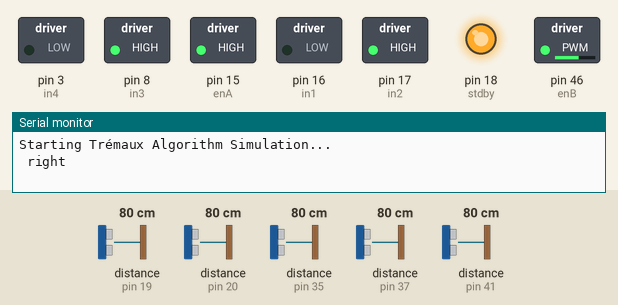
The sketch below on a simulated Arduino Mega 2560, built with avr-gcc and run on an emulated ATmega2560. On the bench: switched loads named in the sketch (green lamp = pin HIGH), output pins drawn as LEDs (lit = HIGH), the last lines printed to the serial monitor. Wiring (inferred from the names in the program): 5 × ultrasonic range finder: trigger pin 36, echo pin 35 / trigger pin 39, echo pin 19 / trigger pin 40, echo pin 37 / trigger pin 42, echo pin 41 / trigger pin 43, echo pin 20. Inputs (shaded band) come from the test bench; at power-on: distance to the obstacle (sensors on pin 19, pin 20, pin 35, pin 37, pin 41) 80 cm. The echo pulse lasts 58.3 µs per cm; pins used as bus, display or sensor lines are not drawn.

Above: at 0.05 s.
At 0.7 s:
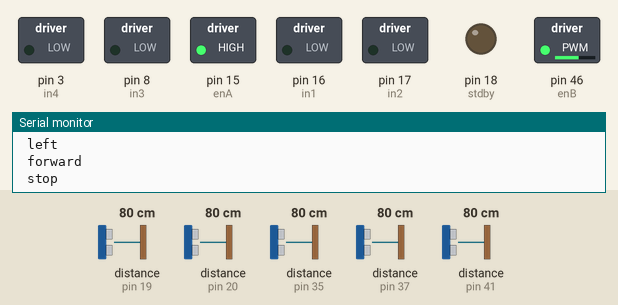
At 1.45 s:
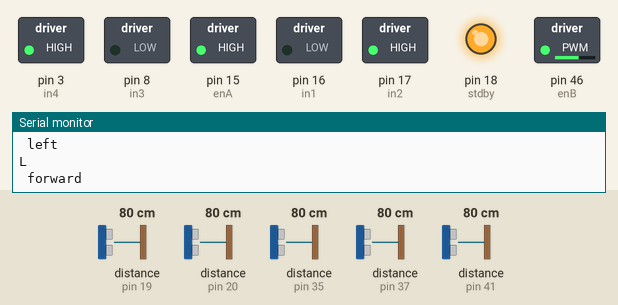
At 2.9 s:
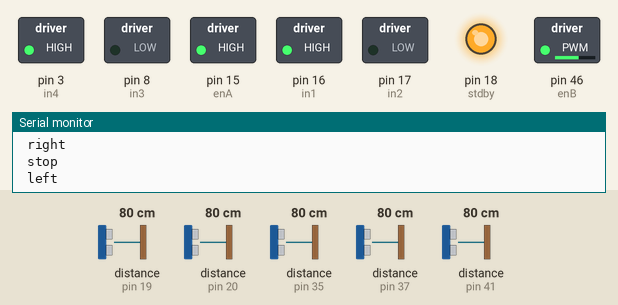
At 5.35 s:
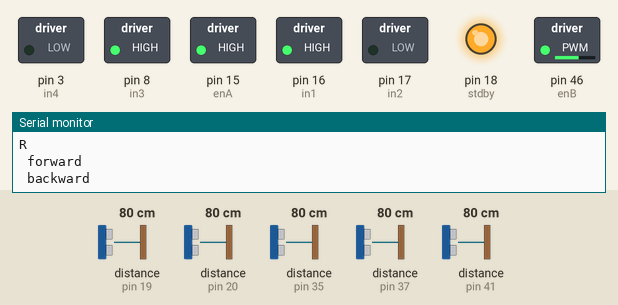
Timing chart, 0 to 6.3 s (numbered marks = the images above):
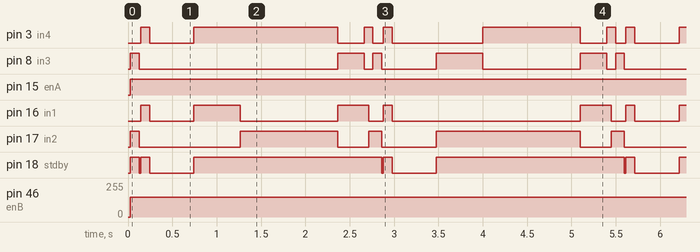

The sketch:

tremaux_5_wifi.ino
```cpp
#include "helpers_2.c"

// Pin definitions and robot configuration
const int in1 = 16, in2 = 17, in3 = 8, in4 = 3, enA = 15, enB = 46, stdby = 18;
const int trigPinLeft = 42, echoPinLeft = 41, trigPinCentre = 40, echoPinCentre = 37, trigPinRight = 36, echoPinRight = 35;
const int   trigPinLeftmid=39,echoPinLeftmid=19, trigPinRightmid=43,echoPinRightmid=20;
int speeda = 150, speedb = 150;
const int encoderA1 = 5,encoderA2 = 6,encoderB1 = 12,encoderB2 = 11;
long aposi = 0,bposi = 0;
float wheelCircumference = 13.8; // circumference = 2*pie*2.2 cm
float unitLength = 23;
int block = 374 * unitLength/wheelCircumference;
long previousTimeA = 0;
float ePreviousA = 0;
long previousTimeB = 0;
float ePreviousB = 0;
float kpa = 2.0;
float kda = 0.1;
float kpb = 2.0;
float kdb = 0.1;

bool backflag=false;
float lentotime= 1400/29.2;
int width = 12;
int length =14;
int forward_threshold = unitLength-length-(unitLength-length)/2;
bool wall_check[3]={false,false,false};
ManualMap maze = {};
uint8_t dir = 0;
int X = 0, Y = 0;
Position previ;

//void UpdateWalls(bool wall_check[]);
void updatePosition(uint8_t dir, char upd);
bool IsNumbered(uint8_t dir, char direction);
char getMove(uint8_t currentDir, uint8_t lastDir);
void moveToNextDir(uint8_t current_X, uint8_t current_Y, char move);
void step0();
void stop();
void forward();
void backward();
void left();
void right();

void setup() {
    Serial.begin(115200);
    pinMode(trigPinLeft, OUTPUT); pinMode(echoPinLeft, INPUT);
    pinMode(trigPinCentre, OUTPUT); pinMode(echoPinCentre, INPUT);
    pinMode(trigPinRight, OUTPUT); pinMode(echoPinRight, INPUT);
    pinMode(trigPinRightmid, OUTPUT); pinMode(echoPinRightmid, INPUT);
    pinMode(trigPinLeftmid, OUTPUT); pinMode(echoPinLeftmid, INPUT);
    pinMode(in1, OUTPUT); pinMode(in2, OUTPUT); pinMode(in3, OUTPUT); pinMode(in4, OUTPUT);
    pinMode(enA, OUTPUT); pinMode(enB, OUTPUT); pinMode(stdby, OUTPUT);
    Serial.println("Starting Trémaux Algorithm Simulation...");

  pinMode(encoderA1, INPUT); // Set pin mode for encoderA1 (encoder A)
  pinMode(encoderA2, INPUT); // Set pin mode for encoderA2 (encoder B)
  pinMode(encoderB1, INPUT); // Set pin mode for encoderA1 (encoder A)
  pinMode(encoderB2, INPUT); // Set pin mode for encoderA2 (encoder B)
  attachInterrupt(digitalPinToInterrupt(encoderA1), handleEncoderA, RISING);
  attachInterrupt(digitalPinToInterrupt(encoderB1), handleEncoderB, RISING);

    // Start serial communication
}
void handleEncoderA() {
  int a = digitalRead(encoderA2); // Read the state of encoderA2 (encoder B)
  if (a > 0) {
    aposi++; // Increment position if encoderA2 is HIGH
  } else {
    aposi--; // Decrement position if encoderA2 is LOW
  }
}
void handleEncoderB() {
  int b = digitalRead(encoderB2); // Read the state of encoderA2 (encoder B)
  if (b > 0) {
    bposi++; // Increment position if encoderA2 is HIGH
  } else {
    bposi--; // Decrement position if encoderA2 is LOW
  }
}
float pidControllerA(int e) {
  long currentTimeA = micros();
  float deltaTA = ((float)(currentTimeA - previousTimeA)) / 1.0e6;
  float eDerivativeA = (e - ePreviousA) / deltaTA;
  float u = (kpa * e) + (kda * eDerivativeA) ;
  previousTimeA = currentTimeA;
  ePreviousA = e;
  return u;
}
float pidControllerB(int e) {
  long currentTimeB = micros();
  float deltaTB = ((float)(currentTimeB - previousTimeB)) / 1.0e6;
  float eDerivativeB = (e - ePreviousB) / deltaTB;
  float u = (kpb * e) + (kdb * eDerivativeB) ;
  previousTimeB = currentTimeB;
  ePreviousB = e;
  return u;
}

void backward() {
  digitalWrite(stdby, HIGH);
  digitalWrite(in1, HIGH);
  digitalWrite(in2, LOW);
  digitalWrite(in3, HIGH);
  digitalWrite(in4, LOW);
  Serial.println(" backward");
  analogWrite(enA,speeda);
  analogWrite(enB,speedb);

}
void forward() {
  digitalWrite(stdby, HIGH);
  digitalWrite(in1, LOW);
  digitalWrite(in2, HIGH);
  digitalWrite(in3, LOW);
  digitalWrite(in4, HIGH);
  Serial.println(" forward");
  analogWrite(enA,speeda);
  analogWrite(enB,speedb);

}
void right() {
  digitalWrite(stdby, HIGH);
  digitalWrite(in1, LOW);
  digitalWrite(in2, HIGH);
  digitalWrite(in3, HIGH);
  digitalWrite(in4, LOW);
  Serial.println(" right");
  analogWrite(enA,speeda);
  analogWrite(enB,speedb);

}
void left() {
  digitalWrite(stdby, HIGH);
  digitalWrite(in1, HIGH);
  digitalWrite(in2, LOW);
  digitalWrite(in3, LOW);
  digitalWrite(in4, HIGH);
  Serial.println(" left");
  analogWrite(enA,speeda);
  analogWrite(enB,speedb);

}
void stop() {
  digitalWrite(in1, LOW);
  digitalWrite(in2, LOW);
  digitalWrite(in3, LOW);
  digitalWrite(in4, LOW);
  digitalWrite(stdby, LOW);
  Serial.println(" stop");
}

// void Left(int angle) {
//   digitalWrite(stdby, HIGH); // Enable the motor driver
//   int tolerance = 35;

//   float turningDistance = (PI * 9.4 * angle) / 360.0;
//   int rotationDistance = 374 * turningDistance / wheelCircumference ;
//   int atarget = aposi - rotationDistance; // Left wheel backward
//   int btarget = bposi + rotationDistance; // Right wheel forward
//   int aError = atarget - aposi;
//   int bError = btarget - bposi;
//   float aSpeed;
//   float bSpeed;

//   while (abs(aError) > tolerance || abs(bError) > tolerance) {
//     aSpeed = pidControllerA(aError);
//     bSpeed = pidControllerB(bError);
//     digitalWrite(in2, LOW);
//     digitalWrite(in1, HIGH);
//     analogWrite(enA, constrain((int)fabs(aSpeed), 0, 200));
//     digitalWrite(in4, HIGH);
//     digitalWrite(in3, LOW);
//     analogWrite(enB, constrain((int)fabs(bSpeed), 0, 200));
//     aError = atarget - aposi;
//     bError = btarget - bposi;
//   }
//   stop();
// }

// void Right(int angle) {
//   digitalWrite(stdby, HIGH); // Enable the motor driver
//   int tolerance = 35;
//   float turningDistance = (PI * 9.4 * angle) / 360.0;
//   int rotationDistance = 374 * turningDistance / wheelCircumference ;

//   int atarget = aposi + rotationDistance; // Left wheel forward
//   int btarget = bposi - rotationDistance; // Right wheel backward
//   int aError = atarget - aposi;
//   int bError = btarget - bposi;
//   float aSpeed;
//   float bSpeed;

//   while (abs(aError) > tolerance || abs(bError) > tolerance) {
//     aSpeed = pidControllerA(aError);
//     bSpeed = pidControllerB(bError);
//     digitalWrite(in2, HIGH);
//     digitalWrite(in1, LOW);
//     analogWrite(enA, constrain((int)fabs(aSpeed), 0, 200));
//     digitalWrite(in4, LOW);
//     digitalWrite(in3, HIGH);
//     analogWrite(enB, constrain((int)fabs(bSpeed), 0, 200));
//     aError = atarget - aposi;
//     bError = btarget - bposi;
//   }
//   stop();
// }

void step0() {
    if ((!wall_check[0] && !wall_check[1]) || (!wall_check[0] && !wall_check[2]) || (!wall_check[2] && !wall_check[1])) {
        uint8_t minVisits = UINT8_MAX;
        char bestMove = 'x';
        uint8_t chosen = 5;
        MazeWall *Cell;
        if(backflag){Cell =get_top(&maze);}
        else{Cell = get(&maze, make_pair(X, Y));}


        if (!wall_check[0]) {
            if (Cell) {
                uint8_t visits = Cell->travelled[(dir + 0) % 4];
                if (visits < minVisits) { minVisits = visits; bestMove = 'f'; chosen = 0; }
            } else { bestMove = 'f'; chosen = 0;}
        }
        if (!wall_check[1]) {
            if (Cell) {
                uint8_t visits = Cell->travelled[(dir + 1) % 4];
                if (visits < minVisits) { minVisits = visits; bestMove = 'r'; chosen = 1; }
            } else {bestMove = 'r'; chosen = 1;}
        }
        if (!wall_check[2]) {
            if (Cell) {
                uint8_t visits = Cell->travelled[(dir + 3) % 4];
                if (visits < minVisits) { minVisits = visits; bestMove = 'l'; chosen = 2; }
            } else { bestMove = 'l'; chosen = 2;}
        }


        Pair currentPos = make_pair(X, Y);
        if (!Cell) {
            MazeWall newCell = {0,0,0,0};
            insert(&maze, currentPos, newCell);
            Cell = get(&maze, currentPos);
        }

        // Update the cell's travelled direction
        if (chosen == 0) Cell->travelled[(dir + 0) % 4]++;
        else if (chosen == 1) Cell->travelled[(dir + 1) % 4]++;
        else if (chosen == 2) Cell->travelled[(dir + 3) % 4]++;
        Cell->travelled[(dir + 2) % 4]++;  // Increment opposite direction for backtracking
        if( (Cell->travelled[(dir + 0) % 4]>0) && (!wall_check[0]&&Cell->travelled[(dir + 0) % 4]>0)
             && (!wall_check[1]&&Cell->travelled[(dir + 1) % 4]>0) && ((!wall_check[2]&&Cell->travelled[(dir + 2) % 4]>0))){
                    delete_node(&maze,currentPos);
        }
        // Update position and direction
        moveToNextDir(bestMove);
        rotToNextDir(bestMove);

        // Set previous position for tracking
        previ.x = X;
        previ.y = Y;
        previ.direction = dir;
    }
    backflag=false;
}


void updatePosition(uint8_t dir, char upd) { //correct this one using encoders
    switch (dir) {
        case 0: if (upd == 'f') Y++; else if (upd == 'b') Y--; else if (upd == 'r') X++; else if (upd == 'l') X--; break;
        case 1: if (upd == 'f') X++; else if (upd == 'b') X--; else if (upd == 'r') Y--; else if (upd == 'l') Y++; break;
        case 2: if (upd == 'f') Y--; else if (upd == 'b') Y++; else if (upd == 'r') X--; else if (upd == 'l') X++; break;
        case 3: if (upd == 'f') X--; else if (upd == 'b') X++; else if (upd == 'r') Y++; else if (upd == 'l') Y--; break;
    }
}

void moveToNextDir(char move) {
    switch (move) {
        case 'r': dir = (dir + 1) % 4;Serial.println("R"); break;
        case 'l': dir = (dir + 3) % 4;Serial.println("L");  break;
        case 'b': dir = (dir + 2) % 4;Serial.println("B"); break;
        case 'f':break;
        default: Serial.println("ERROR"); break;
    }
}
void rotToNextDir(char move) {
    switch (move) {
        case 'r':right();delay(520);Serial.println("R"); break;
        case 'l':left();delay(520);Serial.println("L");  break;
        //case 'b': right();delay(400);right();delay(400);Serial.println("B"); break;
        case 'f':break;
        default: Serial.println("ERROR"); break;
    }
}

int getUltrasonicDistance(int trigPin, int echoPin) {
  digitalWrite(trigPin, LOW);
  delayMicroseconds(2);
  digitalWrite(trigPin, HIGH);
  delayMicroseconds(10);
  digitalWrite(trigPin, LOW);
  long duration = pulseIn(echoPin, HIGH);
  int distance = (duration * 0.034) / 2; // Convert to cm
  return distance;
}


void loop() {
    int apos=aposi ,bpos = bposi ;
    wall_check[0] = 0;
    wall_check[1] = 0;
    wall_check[2] = 0;
    bool lastturn=0;
    int distanceF, distanceL, distanceR,distanceLF,distanceRF;
    // Read Front Sensor
    distanceL = getUltrasonicDistance(trigPinLeft, echoPinLeft);
    distanceF = getUltrasonicDistance(trigPinCentre, echoPinCentre);
    distanceR = getUltrasonicDistance(trigPinRight, echoPinRight);
    distanceLF=getUltrasonicDistance(trigPinLeftmid, echoPinLeftmid);
    distanceRF=getUltrasonicDistance(trigPinRightmid, echoPinRightmid);


if(((distanceR<=(unitLength-width)/2&& distanceF>=forward_threshold && distanceL<=unitLength-width)||distanceRF<=(unitLength-width)/3)||(distanceL>=unitLength && distanceR<=unitLength-(width/2) +3&& distanceF<forward_threshold)||((distanceL<=(unitLength-width)/2 && distanceF>=forward_threshold && distanceR<=unitLength-width)||distanceLF<=(unitLength-width)/3)||(distanceR>=unitLength && distanceL<=unitLength-(width/2)+3&& distanceF<forward_threshold)||(distanceR<=unitLength-width&&distanceL<=unitLength-width&&distanceF<forward_threshold)||(distanceR>=unitLength&&distanceL>=unitLength)||(distanceL>=unitLength&&distanceF>=unitLength)||(distanceR>=unitLength&&distanceF>=unitLength)){


  if ((distanceR<=(unitLength-width)/2&& distanceF>=forward_threshold && distanceL<=unitLength-width)||distanceRF<=(unitLength-width)/3)  { left();delay(20);stop();
                                    }
  else if (distanceL>=unitLength && distanceR<=unitLength-(width/2) +3&& distanceF<forward_threshold)  {
                                       left();delay(430);
                                       moveToNextDir('l');
                                       forward();
                                       delay(lentotime*unitLength);
                                       updatePosition(dir,'f');
                                       Serial.print(" L ");
                                       lastturn=0;
                                    }
  if ((distanceL<=(unitLength-width)/2 && distanceF>=forward_threshold && distanceR<=unitLength-width)||distanceLF<=(unitLength-width)/3){ right();delay(20);stop();
                                    }
  else if (distanceR>=unitLength && distanceL<=unitLength-(width/2)+3&& distanceF<forward_threshold)  {
                                      right();delay(430);
                                      moveToNextDir('r');
                                      forward();
                                      delay(unitLength*lentotime);
                                      updatePosition(dir,'f');
                                      Serial.print(" R ");
                                      lastturn=1;
                                    }
   if(distanceR<=unitLength-width&&distanceL<=unitLength-width&&distanceF<forward_threshold){
    if(distanceR>=distanceL){right();delay(800);}
    else{left();delay(800);}
    moveToNextDir('b');backflag=true;
    }
  if((distanceR>=unitLength&&distanceL>=unitLength)||(distanceL>=unitLength&&distanceF>=unitLength)||(distanceR>=unitLength&&distanceF>=unitLength)){
          /* if(distanceRF>=(unitLength-width)/2 +2&&distanceRF>=(unitLength-width)/2 +2){stop();delay(2000);}
           else{
            if(distanceLF>distanceRF){left();delay(10);stop();}
            else{right();delay(10);stop();}
            }*/
           bool last_turn =0;
           //int tempL=distanceL,tempR=distanceR,tempF=distanceF;
           if(distanceLF>distanceRF){last_turn =1;left();delay(100);stop();}
           else{last_turn =0;right();delay(100);stop();}
           distanceL = getUltrasonicDistance(trigPinLeft, echoPinLeft);
           distanceF = getUltrasonicDistance(trigPinCentre, echoPinCentre);
           distanceR = getUltrasonicDistance(trigPinRight, echoPinRight);
           wall_check[0]=(distanceF<=unitLength);
           wall_check[1]=(distanceR<=unitLength);
           wall_check[2]=(distanceL<=unitLength);

  if((distanceR>=unitLength&&distanceL>=unitLength)||(distanceL>=unitLength&&distanceF>=unitLength)||(distanceR>=unitLength&&distanceF>=unitLength))
              {if(last_turn==1){right();delay(100);stop();delay(500);step0();forward();delay(lentotime*unitLength);}
                else{left();delay(100);forward();stop();delay(500);step0();forward();delay(unitLength*lentotime);}
              }}}
else{forward();delay(20);updatePosition(dir,'f');}
if(apos==aposi && bpos==bposi){

  backward();delay(300);
  if(distanceRF>distanceLF){right();delay(50);forward();delay(20);}
  else{left();delay(50);forward();delay(20);}
  }
}
```

helpers_2.c
```cpp
#pragma once
#include <stdio.h>
#include <stdlib.h>
#include <string.h>
#include <stdint.h>
#include <stdbool.h>
#include <limits.h>
#define MAX_SIZE 5
#define OFFSET 0
//*****************************tremaux**************************************
typedef struct Position {
     int x;
     int y;
    uint8_t direction;
} Position;

typedef struct MazeWall {
    //uint8_t walls;
    uint8_t travelled[4];   // Wall state (0-255) 0:N 1:E 2:S 3:W
} MazeWall;

typedef struct {
    int x;
    int y;
} Pair;

Pair make_pair(int x, int y) {
    Pair p;
    p.x = x;
    p.y = y;
    return p;
}

// Compare two pairs
bool pair_equals(Pair a, Pair b) {
    return (a.x == b.x && a.y == b.y);
}

// Define Map Entry structure
typedef struct {
    Pair coord;
    MazeWall value;
} MapEntry;

typedef struct {
    MapEntry data[MAX_SIZE];
    uint8_t size;
} ManualMap;

// Insert or update a key-value pair
void insert(ManualMap* map, Pair key, MazeWall value) {
    for (uint8_t i = 0; i < map->size; ++i) {
        if (pair_equals(map->data[i].coord, key)) {
            map->data[i].value = value; // Update if key exists
            return;
        }
    }
    if (map->size < MAX_SIZE) {
        map->data[map->size].coord = key;
        map->data[map->size].value = value;
        map->size++;
    } else {
        printf("Map is full!\n");
    }
}

// Retrieve a value by key
MazeWall* get(ManualMap* map, Pair key) {
    for (uint8_t i = 0; i < map->size; ++i) {
        if (pair_equals(map->data[i].coord, key)) {
            return &map->data[i].value;
        }
    }
    return NULL; // Not found
}

// Retrieve the last inserted element (topmost)
MazeWall* get_top(ManualMap* map) {
    if (map->size == 0) {
        return NULL; // Map is empty
    }
    return &map->data[map->size - 1].value; // Return the last inserted element
}

void delete_node(ManualMap* map, Pair key) {
    for (uint8_t i = 0; i < map->size; ++i) {
        if (pair_equals(map->data[i].coord, key)) {
            // Shift elements to fill the gap
            for (uint8_t j = i; j < map->size - 1; ++j) {
                map->data[j] = map->data[j + 1];
            }
            map->size--;
            return;
        }
    }
    printf("Key not found in map!\n");
}

void delete_top(ManualMap* map) {map->size--;}
```

Measured:
- by itself, pin 15 (enA): LOW → HIGH at 0.03 s
- by itself, pin 17 (in2): repeats every 5.5 s: LOW 1.1 s, HIGH 1.1 s, LOW 0.35 s, HIGH 0.15 s, LOW 0.62 s, HIGH 1.6 s, LOW 0.35 s, HIGH 0.15 s
- by itself, pin 18 (stdby): repeats every 2.7 s: LOW 0.02 s, HIGH 0.10 s, LOW 0.50 s, HIGH 2.1 s
- by itself, pin 46 (enB): 0/255 → 150/255 at 0.03 s
- by itself, pin 8 (in3): repeats every 5.5 s: LOW 2.2 s, HIGH 0.30 s, LOW 0.10 s, HIGH 0.10 s, LOW 0.62 s, HIGH 0.52 s, LOW 1.1 s, HIGH 0.30 s, LOW 0.10 s, HIGH 0.10 s
- by itself, pin 16 (in1): repeats every 5.5 s: LOW 0.50 s, HIGH 0.52 s, LOW 1.1 s, HIGH 0.35 s, LOW 0.16 s, HIGH 0.10 s, LOW 2.1 s, HIGH 0.35 s, LOW 0.16 s, HIGH 0.10 s
